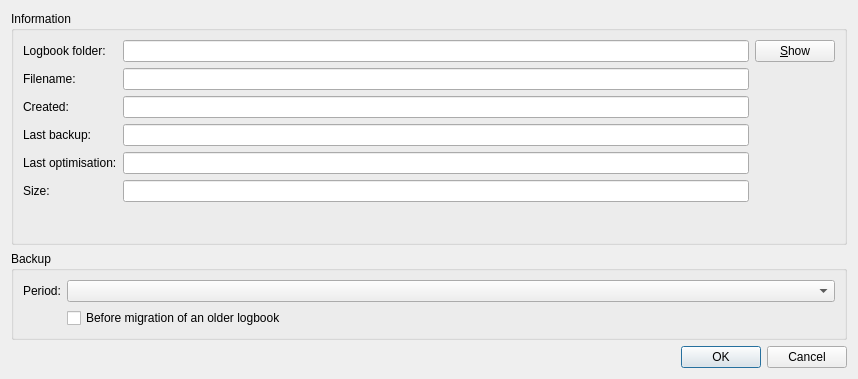
<?xml version="1.0" encoding="UTF-8"?>
<ui version="4.0">
 <class>LogbookSettingsDialog</class>
 <widget class="QDialog" name="LogbookSettingsDialog">
  <property name="geometry">
   <rect>
    <x>0</x>
    <y>0</y>
    <width>858</width>
    <height>379</height>
   </rect>
  </property>
  <property name="windowTitle">
   <string>Logbook Settings</string>
  </property>
  <layout class="QVBoxLayout" name="verticalLayout">
   <item>
    <widget class="QGroupBox" name="groupBox">
     <property name="title">
      <string>Information</string>
     </property>
     <layout class="QGridLayout" name="gridLayout">
      <item row="1" column="1">
       <spacer name="verticalSpacer">
        <property name="orientation">
         <enum>Qt::Vertical</enum>
        </property>
        <property name="sizeHint" stdset="0">
         <size>
          <width>20</width>
          <height>141</height>
         </size>
        </property>
       </spacer>
      </item>
      <item row="0" column="0" rowspan="2">
       <layout class="QFormLayout" name="formLayout">
        <item row="0" column="0">
         <widget class="QLabel" name="label">
          <property name="text">
           <string>Logbook folder:</string>
          </property>
         </widget>
        </item>
        <item row="0" column="1">
         <widget class="QLineEdit" name="directoryPathLineEdit">
          <property name="minimumSize">
           <size>
            <width>600</width>
            <height>0</height>
           </size>
          </property>
          <property name="readOnly">
           <bool>true</bool>
          </property>
         </widget>
        </item>
        <item row="1" column="0">
         <widget class="QLabel" name="label_2">
          <property name="text">
           <string>Filename:</string>
          </property>
         </widget>
        </item>
        <item row="1" column="1">
         <widget class="QLineEdit" name="logbookNameLineEdit">
          <property name="minimumSize">
           <size>
            <width>600</width>
            <height>0</height>
           </size>
          </property>
          <property name="readOnly">
           <bool>true</bool>
          </property>
         </widget>
        </item>
        <item row="2" column="0">
         <widget class="QLabel" name="label_4">
          <property name="text">
           <string>Created:</string>
          </property>
         </widget>
        </item>
        <item row="2" column="1">
         <widget class="QLineEdit" name="createdDateLineEdit">
          <property name="minimumSize">
           <size>
            <width>600</width>
            <height>0</height>
           </size>
          </property>
          <property name="readOnly">
           <bool>true</bool>
          </property>
         </widget>
        </item>
        <item row="3" column="0">
         <widget class="QLabel" name="label_6">
          <property name="text">
           <string>Last backup:</string>
          </property>
         </widget>
        </item>
        <item row="3" column="1">
         <widget class="QLineEdit" name="lastBackupDateLineEdit">
          <property name="minimumSize">
           <size>
            <width>600</width>
            <height>0</height>
           </size>
          </property>
          <property name="readOnly">
           <bool>true</bool>
          </property>
         </widget>
        </item>
        <item row="4" column="0">
         <widget class="QLabel" name="label_5">
          <property name="text">
           <string>Last optimisation:</string>
          </property>
         </widget>
        </item>
        <item row="4" column="1">
         <widget class="QLineEdit" name="lastOptimisationDateLineEdit">
          <property name="minimumSize">
           <size>
            <width>600</width>
            <height>0</height>
           </size>
          </property>
          <property name="readOnly">
           <bool>true</bool>
          </property>
         </widget>
        </item>
        <item row="5" column="0">
         <widget class="QLabel" name="label_3">
          <property name="text">
           <string>Size:</string>
          </property>
         </widget>
        </item>
        <item row="5" column="1">
         <widget class="QLineEdit" name="logbookSizeLineEdit">
          <property name="minimumSize">
           <size>
            <width>600</width>
            <height>0</height>
           </size>
          </property>
          <property name="readOnly">
           <bool>true</bool>
          </property>
         </widget>
        </item>
       </layout>
      </item>
      <item row="0" column="1">
       <widget class="QPushButton" name="showLogbookPathPushButton">
        <property name="text">
         <string>&amp;Show</string>
        </property>
       </widget>
      </item>
     </layout>
    </widget>
   </item>
   <item>
    <widget class="QGroupBox" name="groupBox_2">
     <property name="title">
      <string>Backup</string>
     </property>
     <layout class="QFormLayout" name="formLayout_2">
      <item row="0" column="0">
       <widget class="QLabel" name="label_7">
        <property name="text">
         <string>Period:</string>
        </property>
       </widget>
      </item>
      <item row="1" column="1">
       <widget class="QCheckBox" name="backupBeforeMigrationCheckBox">
        <property name="toolTip">
         <string>Controls whether a backup should be made prior to migrating a logbook which has been created with an older application version.</string>
        </property>
        <property name="text">
         <string>Before migration of an older logbook</string>
        </property>
       </widget>
      </item>
      <item row="0" column="1">
       <widget class="EnumerationComboBox" name="backupPeriodComboBox">
        <property name="toolTip">
         <string>Defines the backup period of the logbook. Backups are being made when exiting the application.</string>
        </property>
       </widget>
      </item>
     </layout>
    </widget>
   </item>
   <item>
    <widget class="QDialogButtonBox" name="buttonBox">
     <property name="orientation">
      <enum>Qt::Horizontal</enum>
     </property>
     <property name="standardButtons">
      <set>QDialogButtonBox::Cancel|QDialogButtonBox::Ok</set>
     </property>
    </widget>
   </item>
  </layout>
 </widget>
 <customwidgets>
  <customwidget>
   <class>EnumerationComboBox</class>
   <extends>QComboBox</extends>
   <header location="global">Widget/EnumerationComboBox.h</header>
  </customwidget>
 </customwidgets>
 <resources/>
 <connections>
  <connection>
   <sender>buttonBox</sender>
   <signal>accepted()</signal>
   <receiver>LogbookSettingsDialog</receiver>
   <slot>accept()</slot>
   <hints>
    <hint type="sourcelabel">
     <x>248</x>
     <y>254</y>
    </hint>
    <hint type="destinationlabel">
     <x>157</x>
     <y>274</y>
    </hint>
   </hints>
  </connection>
  <connection>
   <sender>buttonBox</sender>
   <signal>rejected()</signal>
   <receiver>LogbookSettingsDialog</receiver>
   <slot>reject()</slot>
   <hints>
    <hint type="sourcelabel">
     <x>316</x>
     <y>260</y>
    </hint>
    <hint type="destinationlabel">
     <x>286</x>
     <y>274</y>
    </hint>
   </hints>
  </connection>
 </connections>
</ui>
